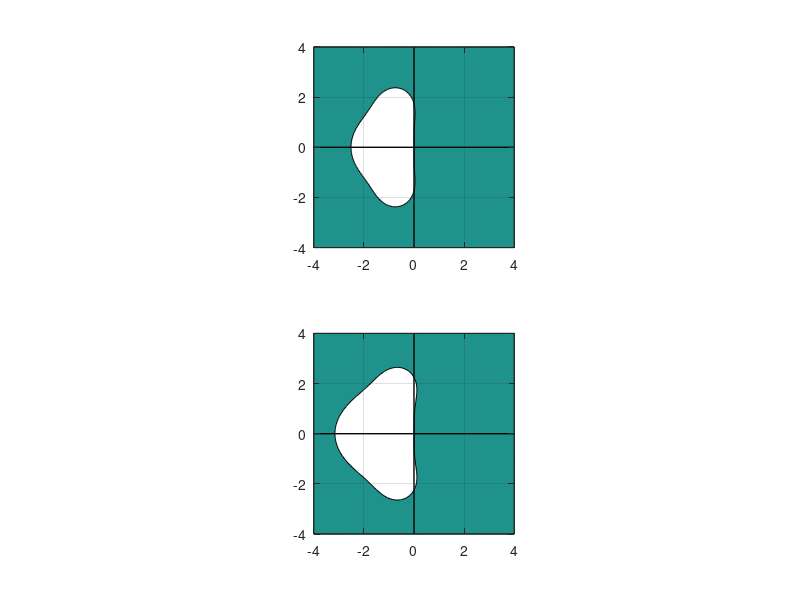

Write MATLAB code to recreate this figure.
% set-up: domain: [-a, a, -b, b]
a = 4; b = 4;
[x, y]=meshgrid(linspace(-a,a), linspace(-b,b));
z = x + i*y;

% Stability regions
R1 = abs(1 + z + 1/2*z.^2+1/6*z.^3);
R2 = abs(1 + z + 1/2*z.^2+3/16*z.^3+1/48*z.^4);

%Lager plots:
figure (1)
subplot(2,1,1)
contourf(x,y,R1,[1 1], 'k')
axis equal, axis([-a a -b b]), grid on
hold on
plot([-a, a],[0,0],'k','LineWidth',1);
plot([0,0], [-a,a], 'k', 'LineWidth',1);

subplot(2,1,2)
contourf(x,y,R2,[1,1], 'k')
axis equal, axis([-a a -b b]), grid on
hold on
plot([-a, a],[0,0],'k','LineWidth',1);
plot([0,0], [-a,a], 'k', 'LineWidth',1);